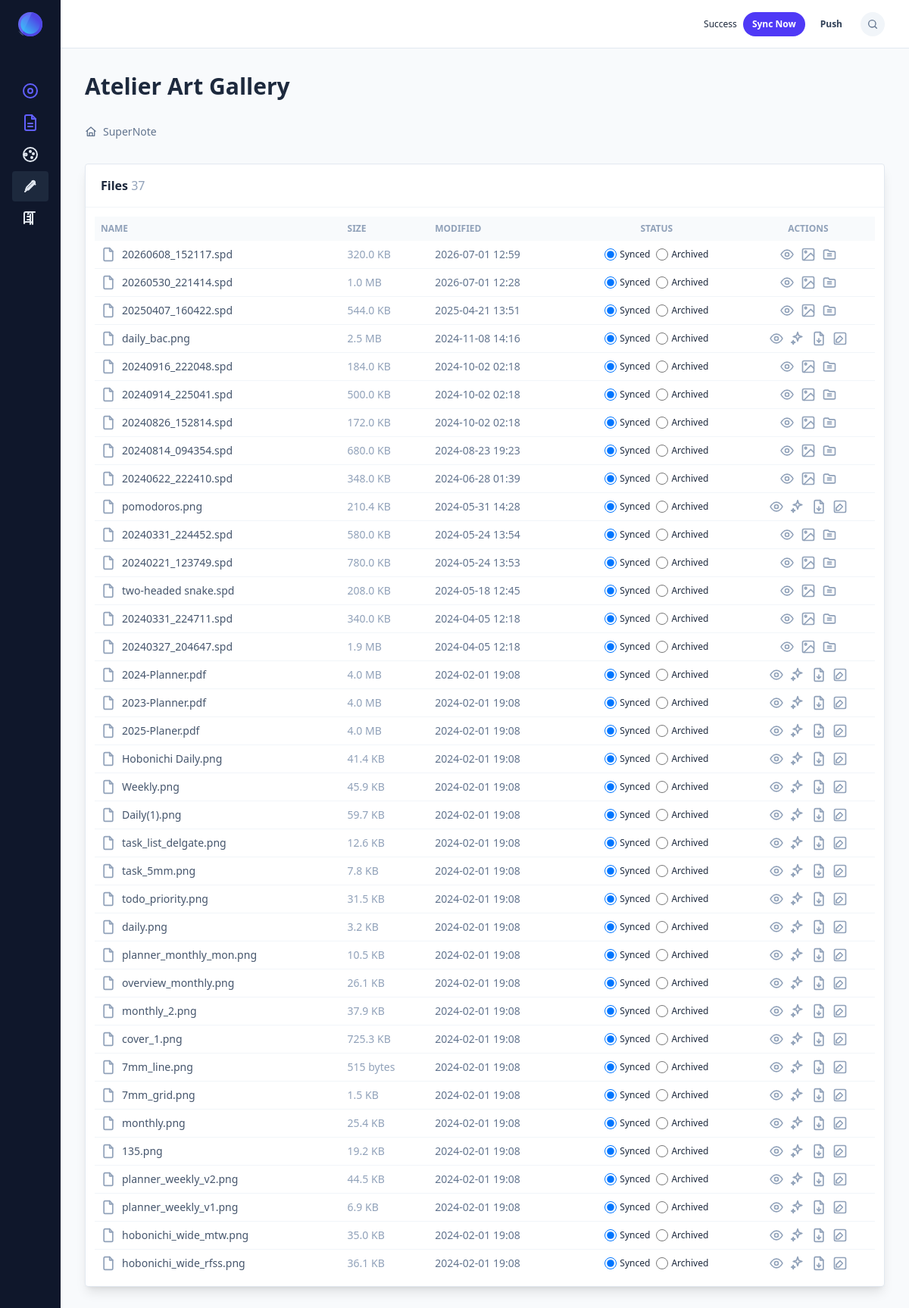
The app's page /atelier/ with its own data.
### files/models.py (models this page shows, shortened)
class SyncState(models.Model):
    key = models.CharField(max_length=64, unique=True, default='supernote')
    status = models.CharField(max_length=32, default='idle')
    direction = models.CharField(max_length=16, default='pull')
    last_started_at = models.DateTimeField(null=True, blank=True)
    last_finished_at = models.DateTimeField(null=True, blank=True)
    last_message = models.TextField(blank=True)

class FileNode(models.Model):
    path = models.CharField(max_length=1024, unique=True)
    name = models.CharField(max_length=255)
    extension = models.CharField(max_length=20, blank=True)
    size = models.BigIntegerField(default=0)
    last_modified = models.DateTimeField()
    hash = models.CharField(max_length=64, blank=True) # SHA-256
    is_directory = models.BooleanField(default=False)
    is_archived = models.BooleanField(default=False)
    parent = models.ForeignKey('self', on_delete=models.CASCADE, null=True, blank=True, related_name='children')
    created_at = models.DateTimeField(auto_now_add=True)
    updated_at = models.DateTimeField(auto_now=True)
    class Meta:
        ordering = ['is_directory', 'name']

### files/views.py (the view)
# urls.py: path('atelier/', views.atelier_dashboard, name='atelier_dashboard'),
def atelier_dashboard(request):
    artwork_nodes = FileNode.objects.filter(
        Q(path__startswith='MyStyle/') | Q(path__startswith='Note/Drawings/')
    ).filter(is_directory=False).order_by('-last_modified')
    context = {
        'nodes': artwork_nodes,
        'title': 'Atelier Art Gallery',
        'is_atelier': True,
    }
    return render(request, 'files/dashboard.html', context)

### files/context_processors.py (called while the page is built)
def sync_context(request):
    try:
        return {"sync_state": get_sync_state()}
    except Exception:
        return {"sync_state": None}

### files/services.py (called while the page is built)
def get_sync_state():
    state, _ = SyncState.objects.get_or_create(
        key=SYNC_STATE_KEY,
        defaults={
            "status": "idle",
            "direction": "pull",
            "last_message": "",
        },
    )
    return state

### files/templatetags/custom_filters.py (called while the page is built)
@register.filter
def startswith(value, arg):
    return value.startswith(arg)

### files/templatetags/lucide_icons.py (called while the page is built)
@register.simple_tag
def icon(name, classes='h-5 w-5'):
    paths = ICON_PATHS.get(name)
    if not paths:
        return mark_safe(f'<svg class="{classes} text-red-500" viewBox="0 0 24 24" fill="none" stroke="currentColor" stroke-width="2" stroke-linecap="round" stroke-linejoin="round" aria-hidden="true"></svg>')
    return mark_safe(
        f'<svg class="{classes}" viewBox="0 0 24 24" fill="none" stroke="currentColor" stroke-width="2" stroke-linecap="round" stroke-linejoin="round" aria-hidden="true">{paths}</svg>'
    )

### files/templates/files/dashboard.html (shortened to what this page needs)
{% extends 'base.html' %}
{% load custom_filters lucide_icons %}
{% block content %}
<div class="sm:flex sm:justify-between sm:items-center mb-8">
    <div class="mb-4 sm:mb-0">
        <h1 class="text-2xl md:text-3xl text-slate-800 font-bold">{{ title|default:"Explorer ✨" }}</h1>
    </div>
</div>
<div id="file-browser" class="transition-all duration-300">
    {% include 'files/partials/file_list.html' %}
</div>
{% endblock %}

### templates/base.html (shortened to what this page needs)
{% load static tailwind_tags lucide_icons %}
<!DOCTYPE html>
<html lang="en">
<head>
    {% tailwind_css %}
</head>
<body class="bg-slate-50 font-inter text-slate-800 antialiased" x-data="{ sidebarOpen: true }">
    <div class="flex h-screen overflow-hidden">
        <aside id="sidebar"
               class="flex flex-col absolute z-40 left-0 top-0 lg:static lg:left-auto lg:top-auto lg:translate-x-0 h-screen overflow-y-scroll lg:overflow-y-auto no-scrollbar w-64 lg:w-20 lg:sidebar-expanded:!w-64 shrink-0 bg-slate-900 p-4 transition-all duration-200 ease-in-out"
               :class="sidebarOpen ? 'translate-x-0' : '-translate-x-64'">
            <div class="flex justify-between mb-10 pr-3 sm:px-2">
                <a class="block" href="/">
                </a>
            </div>
            <div class="space-y-8">
                <div>
                    <ul class="mt-3">
                        <li class="px-3 py-2 rounded-sm mb-0.5 last:mb-0 {% if request.path == '/Note/' %}bg-slate-800{% endif %}">
                            <a class="block text-slate-200 hover:text-white truncate transition duration-150" href="/Note/">
                                <div class="flex items-center">
                                    {% icon "circle-dot" "shrink-0 h-6 w-6 text-indigo-500" %}
                                </div>
                            </a>
                        </li>
                        <li class="px-3 py-2 rounded-sm mb-0.5 last:mb-0 {% if request.path == '/Document/' %}bg-slate-800{% endif %}">
                            <a class="block text-slate-200 hover:text-white truncate transition duration-150" href="/Document/">
                                <div class="flex items-center">
                                    {% icon "file-text" "shrink-0 h-6 w-6 text-indigo-500" %}
                                </div>
                            </a>
                        </li>
                        <li class="px-3 py-2 rounded-sm mb-0.5 last:mb-0 {% if request.path == '/MyStyle/' %}bg-slate-800{% endif %}">
                            <a class="block text-slate-200 hover:text-white truncate transition duration-150" href="/MyStyle/">
                                <div class="flex items-center">
                                    {% icon "palette" "shrink-0 h-6 w-6 text-emerald-500" %}
                                </div>
                            </a>
                        </li>
                        <li class="px-3 py-2 rounded-sm mb-0.5 last:mb-0 {% if request.path == '/atelier/' %}bg-slate-800{% endif %}">
                            <a class="block text-slate-200 hover:text-white truncate transition duration-150" href="/atelier/">
                                <div class="flex items-center">
                                    {% icon "paintbrush" "shrink-0 h-6 w-6 text-emerald-500" %}
                                </div>
                            </a>
                        </li>
                        <li class="px-3 py-2 rounded-sm mb-0.5 last:mb-0 {% if request.path == '/zotero/' %}bg-slate-800{% endif %}">
                            <a class="block text-slate-200 hover:text-white truncate transition duration-150" href="/zotero/">
                                <div class="flex items-center">
                                    {% icon "book-open-text" "shrink-0 h-6 w-6 text-cyan-500" %}
                                </div>
                            </a>
                        </li>
                    </ul>
                </div>
            </div>
        </aside>
        <div class="relative flex flex-col flex-1 overflow-y-auto overflow-x-hidden">
            <header class="sticky top-0 bg-white border-b border-slate-200 z-30">
                <div class="px-4 sm:px-6 lg:px-8">
                    <div class="flex items-center justify-between h-16 -mb-px">
                        <div class="flex items-center space-x-3">
                            {% include 'files/partials/sync_status.html' %}
                            <div x-data="{ modalOpen: false }">
                                <button class="w-8 h-8 flex items-center justify-center bg-slate-100 hover:bg-slate-200 rounded-full transition duration-150" @click.stop="modalOpen = true">
                                    {% icon "search" "w-4 h-4 text-slate-500" %}
                                </button>
                            </div>
                        </div>
                    </div>
                </div>
            </header>
            <main class="grow">
                <div class="px-4 sm:px-6 lg:px-8 py-8 w-full max-w-9xl mx-auto">
                    {% block content %}{% endblock %}
                </div>
            </main>
        </div>
    </div>
</body>
</html>

### files/templates/files/partials/sync_status.html (shortened to what this page needs)
<div id="sync-status" class="flex items-center space-x-2">
    <span class="text-xs font-medium px-2 py-1 rounded-full {% if sync_state and sync_state.status == 'success' %}bg-emerald-100 text-emerald-700{% elif sync_state and sync_state.status == 'running' %}bg-amber-100 text-amber-700{% elif sync_state and sync_state.status == 'error' %}bg-rose-100 text-rose-700{% else %}bg-slate-100 text-slate-600{% endif %}">
        {% if sync_state %}
            {{ sync_state.status|capfirst }}
        {% else %}
            Sync idle
        {% endif %}
    </span>
    <form hx-post="{% url 'files:trigger_sync' %}" hx-target="#sync-status" hx-swap="outerHTML" class="inline-flex">
        <button type="submit" class="h-8 px-3 text-xs font-semibold rounded-full bg-indigo-600 text-white hover:bg-indigo-700 transition duration-150" title="Sync from OneDrive">
            Sync Now
        </button>
    </form>
    <form hx-post="{% url 'files:trigger_sync' %}" hx-target="#sync-status" hx-swap="outerHTML" class="inline-flex">
        <button type="submit" class="h-8 px-3 text-xs font-semibold rounded-full bg-slate-200 text-slate-700 hover:bg-slate-300 transition duration-150" title="Push local changes to OneDrive">
            Push
        </button>
    </form>
</div>

### files/templates/files/partials/file_list.html (shortened to what this page needs)
{% load lucide_icons %}
<div class="mb-8">
    <nav class="flex" aria-label="Breadcrumb">
        <ol class="inline-flex items-center space-x-1 md:space-x-3">
            <li class="inline-flex items-center">
                <a href="/" hx-get="/" hx-target="#file-browser" hx-push-url="true" class="inline-flex items-center text-sm font-medium text-slate-500 hover:text-indigo-600">
                    {% icon "house" "w-4 h-4 mr-2 text-slate-500" %}
                    SuperNote
                </a>
            </li>
        </ol>
    </nav>
</div>
<div class="bg-white shadow-lg rounded-sm border border-slate-200">
    <header class="px-5 py-4 border-b border-slate-100 flex justify-between items-center">
        <h2 class="font-semibold text-slate-800">Files <span class="text-slate-400 font-medium">{{ nodes.count }}</span></h2>
    </header>
    <div class="p-3">
        <div class="overflow-x-auto">
            <table class="table-auto w-full">
                <thead class="text-xs font-semibold uppercase text-slate-400 bg-slate-50">
                    <tr>
                        <th class="p-2 whitespace-nowrap">
                            <div class="font-semibold text-left">Name</div>
                        </th>
                        <th class="p-2 whitespace-nowrap">
                            <div class="font-semibold text-left">Size</div>
                        </th>
                        <th class="p-2 whitespace-nowrap">
                            <div class="font-semibold text-left">Modified</div>
                        </th>
                        <th class="p-2 whitespace-nowrap">
                            <div class="font-semibold text-center">Status</div>
                        </th>
                        <th class="p-2 whitespace-nowrap">
                            <div class="font-semibold text-center">Actions</div>
                        </th>
                    </tr>
                </thead>
                <tbody class="text-sm divide-y divide-slate-100">
                    {% for node in nodes %}
                    {% include 'files/partials/file_row.html' %}
                    {% empty %}
                    <tr>
                        <td colspan="5" class="p-8 text-center text-slate-400">
                            No files found in this directory.
                        </td>
                    </tr>
                    {% endfor %}
                </tbody>
            </table>
        </div>
    </div>
</div>

### files/templates/files/partials/file_row.html (shortened to what this page needs)
{% load lucide_icons %}
<tr class="hover:bg-slate-50 transition duration-150">
    <td class="p-2 whitespace-nowrap">
        <div class="flex items-center">
            {% if node.is_directory %}
            {% icon "folder" "shrink-0 mr-2 w-5 h-5 text-indigo-400" %}
            <a href="/{{ node.path }}/" hx-get="/{{ node.path }}/" hx-target="#file-browser" hx-push-url="true" class="font-medium text-slate-800 hover:text-indigo-600">{{ node.name }}</a>
            {% else %}
            {% icon "file" "shrink-0 mr-2 w-5 h-5 text-slate-400" %}
            <span class="text-slate-600">{{ node.name }}</span>
            {% endif %}
        </div>
    </td>
    <td class="p-2 whitespace-nowrap">
        <div class="text-left font-medium text-slate-400">{{ node.size|filesizeformat }}</div>
    </td>
    <td class="p-2 whitespace-nowrap">
        <div class="text-left text-slate-500">{{ node.last_modified|date:"Y-m-d H:i" }}</div>
    </td>
    <td class="p-2 whitespace-nowrap text-center">
        {% if node.parent %}
        <div class="flex items-center justify-center space-x-2">
            <label class="flex items-center">
                <input type="radio"
                       name="status_{{ node.pk }}"
                       {% if not node.is_archived %}checked{% endif %}
                       hx-post="{% url 'files:toggle_archive' node.pk %}"
                       hx-vals='{"is_archived": "false"}'
                       hx-trigger="click"
                       hx-target="closest tr"
                       hx-swap="outerHTML"
                       hx-headers='{"X-CSRFToken": "{{ csrf_token }}"}'
                       class="form-radio h-4 w-4 text-indigo-600">
                <span class="ml-1 text-xs">Synced</span>
            </label>
            <label class="flex items-center">
                <input type="radio"
                       name="status_{{ node.pk }}"
                       hx-post="{% url 'files:toggle_archive' node.pk %}"
                       hx-vals='{"is_archived": "true"}'
                       hx-trigger="click"
                       hx-target="closest tr"
                       hx-swap="outerHTML"
                       hx-headers='{"X-CSRFToken": "{{ csrf_token }}"}'
                       class="form-radio h-4 w-4 text-indigo-600">
                <span class="ml-1 text-xs">Archived</span>
            </label>
        </div>
        {% else %}
            <span class="text-xs text-slate-400 italic">Root</span>
        {% endif %}
    </td>
    <td class="p-2 whitespace-nowrap">
        <div class="flex justify-center space-x-2">
            {% if not node.is_directory %}
            <button hx-get="{% url 'files:preview_file' node.pk %}"
                    hx-target="#preview-container"
                    hx-trigger="click"
                    class="text-slate-400 hover:text-indigo-500 transition duration-150" title="Quick Preview">
                {% icon "eye" "w-5 h-5" %}
            </button>
            {% if is_atelier and node.extension == 'spd' %}
            <a href="{% url 'files:convert_file' node.pk 'png' %}" class="text-slate-400 hover:text-indigo-500 transition duration-150" title="Convert to PNG">
                {% icon "image" "w-5 h-5" %}
            </a>
            <a href="{% url 'files:convert_file' node.pk 'svg' %}" class="text-slate-400 hover:text-indigo-500 transition duration-150" title="Convert to SVG">
                {% icon "folder-archive" "w-5 h-5" %}
            </a>
            {% else %}
            <button class="text-slate-400 hover:text-indigo-500 transition duration-150" title="Process with AI"
                    hx-post="{% url 'files:process_ai' node.pk %}"
                    hx-swap="none"
                    hx-headers='{"X-CSRFToken": "{{ csrf_token }}"}'>
                {% icon "sparkles" "w-5 h-5" %}
            </button>
            <a href="{% url 'files:convert_file' node.pk 'pdf' %}" class="text-slate-400 hover:text-indigo-500 transition duration-150" title="Convert to PDF">
                {% icon "file-down" "w-5 h-5" %}
            </a>
            <button class="text-slate-400 hover:text-indigo-500 transition duration-150" title="Quick Edit"
                    @click.prevent="$dispatch('open-edit-modal', { pk: {{ node.pk }}, name: '{{ node.name|escapejs }}' })">
                {% icon "square-pen" "w-5 h-5" %}
            </button>
            {% endif %}
            {% endif %}
        </div>
    </td>
</tr>

### records on screen
SyncState: status "Success"
FileNode: name "20260608_152117.spd", size|filesizeformat "320.0 KB", last_modified "2026-07-01 12:59", is_archived "☑ Synced", is_archived "☐ Archived"
FileNode: name "20260530_221414.spd", size|filesizeformat "1.0 MB", last_modified "2026-07-01 12:28", is_archived "☑ Synced", is_archived "☐ Archived"
FileNode: name "20250407_160422.spd", size|filesizeformat "544.0 KB", last_modified "2025-04-21 13:51", is_archived "☑ Synced", is_archived "☐ Archived"
FileNode: name "daily_bac.png", size|filesizeformat "2.5 MB", last_modified "2024-11-08 14:16", is_archived "☑ Synced", is_archived "☐ Archived"
FileNode: name "20240916_222048.spd", size|filesizeformat "184.0 KB", last_modified "2024-10-02 02:18", is_archived "☑ Synced", is_archived "☐ Archived"
FileNode: name "20240914_225041.spd", size|filesizeformat "500.0 KB", last_modified "2024-10-02 02:18", is_archived "☑ Synced", is_archived "☐ Archived"
FileNode: name "20240826_152814.spd", size|filesizeformat "172.0 KB", last_modified "2024-10-02 02:18", is_archived "☑ Synced", is_archived "☐ Archived"
FileNode: name "20240814_094354.spd", size|filesizeformat "680.0 KB", last_modified "2024-08-23 19:23", is_archived "☑ Synced", is_archived "☐ Archived"
FileNode: name "20240622_222410.spd", size|filesizeformat "348.0 KB", last_modified "2024-06-28 01:39", is_archived "☑ Synced", is_archived "☐ Archived"
FileNode: name "pomodoros.png", size|filesizeformat "210.4 KB", last_modified "2024-05-31 14:28", is_archived "☑ Synced", is_archived "☐ Archived"
FileNode: name "20240331_224452.spd", size|filesizeformat "580.0 KB", last_modified "2024-05-24 13:54", is_archived "☑ Synced", is_archived "☐ Archived"
FileNode: name "20240221_123749.spd", size|filesizeformat "780.0 KB", last_modified "2024-05-24 13:53", is_archived "☑ Synced", is_archived "☐ Archived"
FileNode: name "two-headed snake.spd", size|filesizeformat "208.0 KB", last_modified "2024-05-18 12:45", is_archived "☑ Synced", is_archived "☐ Archived"
FileNode: name "20240331_224711.spd", size|filesizeformat "340.0 KB", last_modified "2024-04-05 12:18", is_archived "☑ Synced", is_archived "☐ Archived"
FileNode: name "20240327_204647.spd", size|filesizeformat "1.9 MB", last_modified "2024-04-05 12:18", is_archived "☑ Synced", is_archived "☐ Archived"
FileNode: name "2024-Planner.pdf", size|filesizeformat "4.0 MB", last_modified "2024-02-01 19:08", is_archived "☑ Synced", is_archived "☐ Archived"
FileNode: name "2023-Planner.pdf", size|filesizeformat "4.0 MB", last_modified "2024-02-01 19:08", is_archived "☑ Synced", is_archived "☐ Archived"
FileNode: name "2025-Planer.pdf", size|filesizeformat "4.0 MB", last_modified "2024-02-01 19:08", is_archived "☑ Synced", is_archived "☐ Archived"
FileNode: name "Hobonichi Daily.png", size|filesizeformat "41.4 KB", last_modified "2024-02-01 19:08", is_archived "☑ Synced", is_archived "☐ Archived"
FileNode: name "Weekly.png", size|filesizeformat "45.9 KB", last_modified "2024-02-01 19:08", is_archived "☑ Synced", is_archived "☐ Archived"
FileNode: name "Daily(1).png", size|filesizeformat "59.7 KB", last_modified "2024-02-01 19:08", is_archived "☑ Synced", is_archived "☐ Archived"
FileNode: name "task_list_delgate.png", size|filesizeformat "12.6 KB", last_modified "2024-02-01 19:08", is_archived "☑ Synced", is_archived "☐ Archived"
FileNode: name "task_5mm.png", size|filesizeformat "7.8 KB", last_modified "2024-02-01 19:08", is_archived "☑ Synced", is_archived "☐ Archived"
FileNode: name "todo_priority.png", size|filesizeformat "31.5 KB", last_modified "2024-02-01 19:08", is_archived "☑ Synced", is_archived "☐ Archived"
FileNode: name "daily.png", size|filesizeformat "3.2 KB", last_modified "2024-02-01 19:08", is_archived "☑ Synced", is_archived "☐ Archived"
FileNode: name "planner_monthly_mon.png", size|filesizeformat "10.5 KB", last_modified "2024-02-01 19:08", is_archived "☑ Synced", is_archived "☐ Archived"
FileNode: name "overview_monthly.png", size|filesizeformat "26.1 KB", last_modified "2024-02-01 19:08", is_archived "☑ Synced", is_archived "☐ Archived"
FileNode: name "monthly_2.png", size|filesizeformat "37.9 KB", last_modified "2024-02-01 19:08", is_archived "☑ Synced", is_archived "☐ Archived"
FileNode: name "cover_1.png", size|filesizeformat "725.3 KB", last_modified "2024-02-01 19:08", is_archived "☑ Synced", is_archived "☐ Archived"
FileNode: name "7mm_line.png", size|filesizeformat "515 bytes", last_modified "2024-02-01 19:08", is_archived "☑ Synced", is_archived "☐ Archived"
FileNode: name "7mm_grid.png", size|filesizeformat "1.5 KB", last_modified "2024-02-01 19:08", is_archived "☑ Synced", is_archived "☐ Archived"
FileNode: name "monthly.png", size|filesizeformat "25.4 KB", last_modified "2024-02-01 19:08", is_archived "☑ Synced", is_archived "☐ Archived"
FileNode: name "135.png", size|filesizeformat "19.2 KB", last_modified "2024-02-01 19:08", is_archived "☑ Synced", is_archived "☐ Archived"
FileNode: name "planner_weekly_v2.png", size|filesizeformat "44.5 KB", last_modified "2024-02-01 19:08", is_archived "☑ Synced", is_archived "☐ Archived"
FileNode: name "planner_weekly_v1.png", size|filesizeformat "6.9 KB", last_modified "2024-02-01 19:08", is_archived "☑ Synced", is_archived "☐ Archived"
FileNode: name "hobonichi_wide_mtw.png", size|filesizeformat "35.0 KB", last_modified "2024-02-01 19:08", is_archived "☑ Synced", is_archived "☐ Archived"
FileNode: name "hobonichi_wide_rfss.png", size|filesizeformat "36.1 KB", last_modified "2024-02-01 19:08", is_archived "☑ Synced", is_archived "☐ Archived"

### other values on screen
{{ title|default:"Explorer ✨" }} "Atelier Art Gallery"
{{ nodes.count }} "37"
